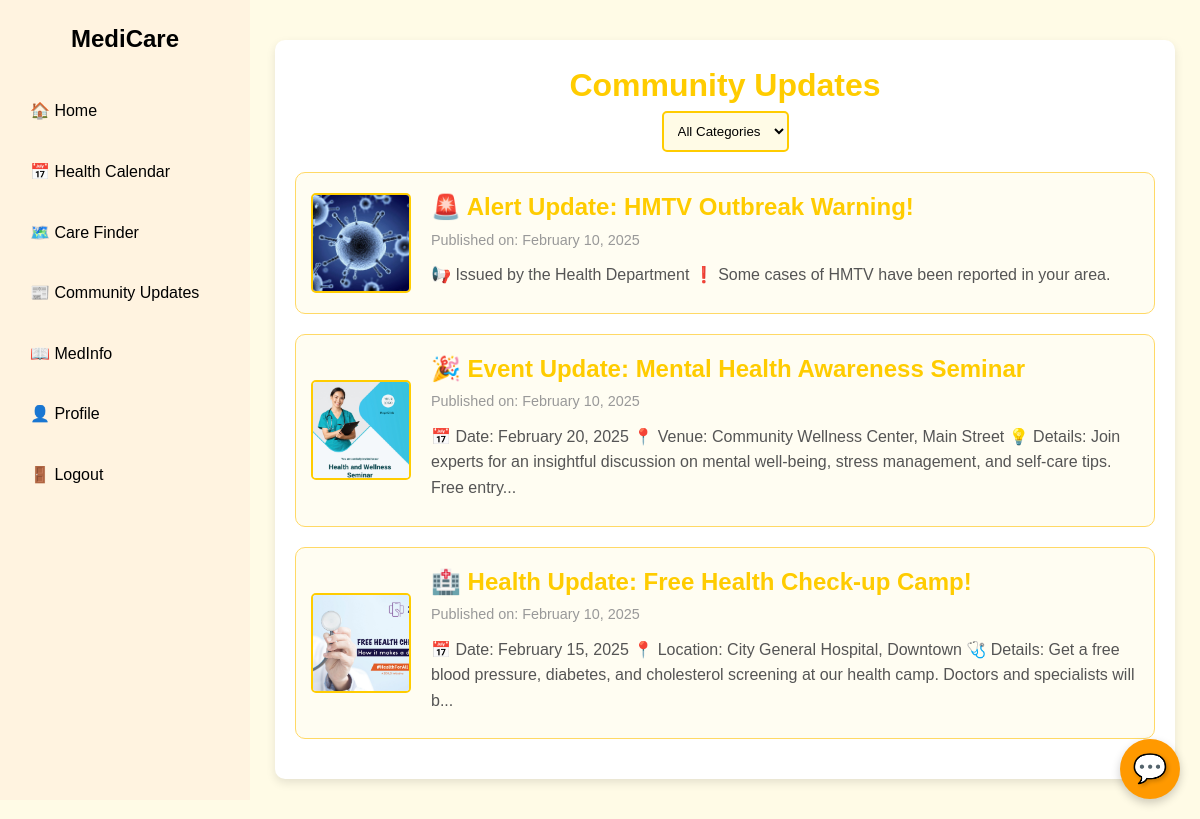
The page /patient/community-updates/ on the database its author committed.
### apps/patient/models.py (models this page shows, shortened)
class CommunityUpdate(models.Model):
    CATEGORY_CHOICES = [
        ('Health', 'Health'),
        ('Events', 'Events'),
        ('Alerts', 'Alerts'),
    ]
    title = models.CharField(max_length=200)
    category = models.CharField(max_length=50, choices=CATEGORY_CHOICES, default='Health')
    content = models.TextField()
    image = models.ImageField(upload_to='community_updates/', blank=True, null=True)
    created_at = models.DateTimeField(auto_now_add=True)

### apps/patient/views.py (the view)
# urls.py: path('community-updates/', views.community_updates, name='community_updates'),
def community_updates(request):
    category_filter = request.GET.get('category')
    updates = CommunityUpdate.objects.order_by('-created_at')
    if category_filter:
        updates = updates.filter(category=category_filter)
    categories = CommunityUpdate.CATEGORY_CHOICES
    return render(request, 'patient/community_updates.html', {'updates': updates, 'categories': categories})

### apps/patient/templates/patient/community_updates.html (shortened to what this page needs)
{% extends 'patient/base.html' %}
{% block content %}
</head>
<body>
<div class="container">
    <h1>Community Updates</h1>
    <div class="filters">
        <form method="get">
            <select name="category" onchange="this.form.submit()">
                <option value="">All Categories</option>
            </select>
        </form>
    </div>
    {% for update in updates %}
    <div class="update">
        {% if update.image %}
        <img src="{{ update.image.url }}" alt="{{ update.title }}">
        {% endif %}
        <div class="update-content">
            <h2>{{ update.title }}</h2>
            <time>Published on: {{ update.created_at|date:"F j, Y" }}</time>
            <p>{{ update.content|slice:":200" }}{% if update.content|length > 200 %}...{% endif %}</p>
        </div>
    </div>
    {% empty %}
    <p>No updates available at the moment. Check back soon!</p>
    {% endfor %}
</div>
{% endblock %}

### apps/patient/templates/patient/base.html (shortened to what this page needs)
{% load static %}
<!DOCTYPE html>
<html lang="en">
<head>
    <link rel="stylesheet" href="{% static 'patient/css/style.css' %}">
    <link href="https://cdnjs.cloudflare.com/ajax/libs/font-awesome/5.15.4/css/all.min.css" rel="stylesheet" />
</head>
<body>
    <div class="sidebar" id="slidebar">
        <h2>MediCare</h2>
        <ul>
            <li><a href="{% url 'patient:dashboard' %}">🏠 Home</a></li>
            <li><a href="{% url 'patient:health_calendar' %}">📅 Health Calendar</a></li>
            <li><a href="{% url 'patient:care_finder' %}">🗺️ Care Finder</a></li>
            <li><a href="{% url 'patient:community_updates' %}">📰 Community Updates</a></li>
            <li><a href="{% url 'patient:medinfo' %}">📖 MedInfo</a></li>
            <li><a href="{% url 'patient:profile' %}">👤 Profile</a></li>
            <li><a href="{% url 'patient:logout' %}">🚪 Logout</a></li>
        </ul>
    </div>
    <div class="content">
        {% block content %}{% endblock %}
    </div>
</body>
<a href="{% url 'chatbot' %}" class="chatbot-icon">
    <div class="chatbot-bubble">💬</div>
</a>
</html>

### apps/patient/static/patient/css/style.css (style rules this page uses)
:root { --primary-color: #fff3e0; --secondary-color: #ff9800; --background-color: #fff3e0; --text-color: #000000; --sidebar-width: 250px; --sidebar-collapsed-width: 70px; }
* { margin: 0; padding: 0; box-sizing: border-box; transition: all 0.3s ease; }
body { font-family: 'Arial', sans-serif; background-color: var(--background-color); color: var(--text-color); line-height: 1.6; }
.sidebar { position: fixed; left: 0; top: 0; height: 100vh; width: var(--sidebar-width); background-color: var(--primary-color); color: var(--text-color); padding: 20px; transform: translateX(0); z-index: 1000; overflow-x: hidden; }
.sidebar h2 { text-align: center; margin-bottom: 30px; font-size: 1.5rem; opacity: 1; transition: opacity 0.3s ease; }
.sidebar ul { list-style: none; }
.sidebar ul li { margin-bottom: 15px; }
.sidebar ul li a { text-decoration: none; color: var(--text-color); display: flex; align-items: center; padding: 10px; border-radius: 5px; transition: background-color 0.3s ease, transform 0.2s ease; }
.content { margin-left: var(--sidebar-width); padding: 20px; transition: margin-left 0.3s ease; }
.sidebar ul li { animation: slideIn 0.5s ease backwards; }
.sidebar ul li:nth-child(2) { animation-delay: 0.1s; }
.sidebar ul li:nth-child(3) { animation-delay: 0.2s; }
.sidebar ul li:nth-child(4) { animation-delay: 0.3s; }
.sidebar ul li:nth-child(5) { animation-delay: 0.4s; }
.sidebar ul li:nth-child(6) { animation-delay: 0.5s; }
.sidebar ul li:nth-child(7) { animation-delay: 0.6s; }
@media (min-width: 992px) { .sidebar { transform: translateX(0); } }
@media (min-width: 992px) { .content { margin-left: var(--sidebar-width); } }

### apps/patient/templates/patient/base.html (style rules this page uses)
.chatbot-icon { position: fixed; bottom: 20px; right: 20px; background-color: #ff9900; border-radius: 50%; width: 60px; height: 60px; display: flex; align-items: center; justify-content: center; text-decoration: none; box-shadow: 0px 4px 10px rgba(0, 0, 0, 0.2); transition: transform 0.2s ease-in-out, box-shadow 0.2s ease-in-out; }
.chatbot-bubble { font-size: 28px; color: #fff; text-shadow: 2px 2px 4px rgba(0, 0, 0, 0.2); }

### apps/patient/templates/patient/community_updates.html (style rules this page uses)
body { font-family: Arial, sans-serif; background-color: #fffbe6; margin: 0; padding: 0; color: #444; }
.container { max-width: 900px; margin: 20px auto; background: #fff; padding: 20px; border-radius: 10px; box-shadow: 0 4px 10px rgba(0, 0, 0, 0.1); }
h1 { text-align: center; color: #ffcc00; }
.filters { display: flex; justify-content: center; margin-bottom: 20px; }
.filters select { padding: 10px; border: 2px solid #ffcc00; border-radius: 5px; background-color: #fffbe6; }
.update { display: flex; gap: 20px; margin-bottom: 20px; padding: 15px; background: #fffdf2; border: 1px solid #ffd966; border-radius: 10px; align-items: center; }
.update img { width: 100px; height: 100px; object-fit: cover; border-radius: 5px; border: 2px solid #ffcc00; }
.update-content { flex: 1; }
.update-content h2 { margin: 0; color: #ffcc00; }
.update-content p { margin: 10px 0; color: #555; }
.update-content time { font-size: 0.9em; color: #999; }

### rows shown on the page
CommunityUpdate: image (picture), title "🚨 Alert Update: HMTV Outbreak Warning!", created_at "February 10, 2025", content "📢 Issued by the Health Department ❗ Some cases of HMTV have been reported in your area."
CommunityUpdate: image (picture), title "🎉 Event Update: Mental Health Awareness Seminar", created_at "February 10, 2025", content "📅 Date: February 20, 2025 📍 Venue: Community Wellness Center, Main Street 💡 Details: Join experts for an insightful discussion on mental well-being, stress management, and self-care tips. Free entry"
CommunityUpdate: image (picture), title "🏥 Health Update: Free Health Check-up Camp!", created_at "February 10, 2025", content "📅 Date: February 15, 2025 📍 Location: City General Hospital, Downtown 🩺 Details: Get a free blood pressure, diabetes, and cholesterol screening at our health camp. Doctors and specialists will b"
